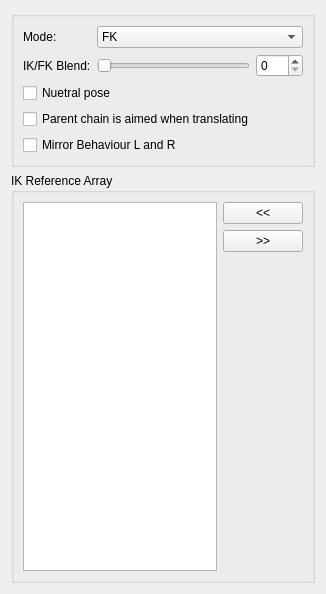
<?xml version="1.0" encoding="UTF-8"?>
<ui version="4.0">
 <class>Form</class>
 <widget class="QWidget" name="Form">
  <property name="geometry">
   <rect>
    <x>0</x>
    <y>0</y>
    <width>326</width>
    <height>594</height>
   </rect>
  </property>
  <property name="windowTitle">
   <string>Form</string>
  </property>
  <layout class="QGridLayout" name="gridLayout">
   <item row="0" column="0">
    <widget class="QGroupBox" name="main_groupBox">
     <property name="title">
      <string/>
     </property>
     <layout class="QGridLayout" name="main_gridLayout">
      <item row="0" column="0">
       <layout class="QVBoxLayout" name="verticalLayout">
        <item>
         <layout class="QFormLayout" name="ikfk_formLayout">
          <item row="0" column="0">
           <widget class="QLabel" name="mode_label">
            <property name="text">
             <string>Mode:</string>
            </property>
           </widget>
          </item>
          <item row="0" column="1">
           <widget class="QComboBox" name="mode_comboBox">
            <property name="sizePolicy">
             <sizepolicy hsizetype="Expanding" vsizetype="Fixed">
              <horstretch>0</horstretch>
              <verstretch>0</verstretch>
             </sizepolicy>
            </property>
            <item>
             <property name="text">
              <string>FK</string>
             </property>
            </item>
            <item>
             <property name="text">
              <string>IK</string>
             </property>
            </item>
            <item>
             <property name="text">
              <string>FK/IK</string>
             </property>
            </item>
           </widget>
          </item>
          <item row="1" column="0">
           <widget class="QLabel" name="ikfk_label">
            <property name="text">
             <string>IK/FK Blend:</string>
            </property>
           </widget>
          </item>
          <item row="1" column="1">
           <layout class="QHBoxLayout" name="ikfk_horizontalLayout">
            <item>
             <widget class="QSlider" name="ikfk_slider">
              <property name="minimumSize">
               <size>
                <width>0</width>
                <height>15</height>
               </size>
              </property>
              <property name="maximum">
               <number>100</number>
              </property>
              <property name="orientation">
               <enum>Qt::Horizontal</enum>
              </property>
             </widget>
            </item>
            <item>
             <widget class="QSpinBox" name="ikfk_spinBox">
              <property name="maximum">
               <number>100</number>
              </property>
             </widget>
            </item>
           </layout>
          </item>
         </layout>
        </item>
        <item>
         <widget class="QCheckBox" name="neutralPose_checkBox">
          <property name="text">
           <string>Nuetral pose</string>
          </property>
         </widget>
        </item>
        <item>
         <widget class="QCheckBox" name="aiming_checkBox">
          <property name="text">
           <string>Parent chain is aimed when translating</string>
          </property>
         </widget>
        </item>
        <item>
         <widget class="QCheckBox" name="mirrorBehaviour_checkBox">
          <property name="text">
           <string>Mirror Behaviour L and R</string>
          </property>
         </widget>
        </item>
       </layout>
      </item>
     </layout>
    </widget>
   </item>
   <item row="1" column="0">
    <widget class="QGroupBox" name="ikRefArray_groupBox">
     <property name="title">
      <string>IK Reference Array</string>
     </property>
     <layout class="QGridLayout" name="gridLayout_3">
      <item row="0" column="0">
       <layout class="QHBoxLayout" name="ikRefArray_horizontalLayout">
        <item>
         <layout class="QVBoxLayout" name="ikRefArray_verticalLayout_1">
          <item>
           <widget class="QListWidget" name="ikRefArray_listWidget">
            <property name="dragDropOverwriteMode">
             <bool>true</bool>
            </property>
            <property name="dragDropMode">
             <enum>QAbstractItemView::InternalMove</enum>
            </property>
            <property name="defaultDropAction">
             <enum>Qt::MoveAction</enum>
            </property>
            <property name="alternatingRowColors">
             <bool>true</bool>
            </property>
            <property name="selectionMode">
             <enum>QAbstractItemView::ExtendedSelection</enum>
            </property>
            <property name="selectionRectVisible">
             <bool>false</bool>
            </property>
           </widget>
          </item>
         </layout>
        </item>
        <item>
         <layout class="QVBoxLayout" name="ikRefArray_verticalLayout_2">
          <item>
           <widget class="QPushButton" name="ikRefArrayAdd_pushButton">
            <property name="text">
             <string>&lt;&lt;</string>
            </property>
           </widget>
          </item>
          <item>
           <widget class="QPushButton" name="ikRefArrayRemove_pushButton">
            <property name="text">
             <string>&gt;&gt;</string>
            </property>
           </widget>
          </item>
          <item>
           <spacer name="ikRefArray_verticalSpacer">
            <property name="orientation">
             <enum>Qt::Vertical</enum>
            </property>
            <property name="sizeHint" stdset="0">
             <size>
              <width>20</width>
              <height>40</height>
             </size>
            </property>
           </spacer>
          </item>
         </layout>
        </item>
       </layout>
      </item>
     </layout>
    </widget>
   </item>
  </layout>
 </widget>
 <resources/>
 <connections>
  <connection>
   <sender>ikfk_slider</sender>
   <signal>sliderMoved(int)</signal>
   <receiver>ikfk_spinBox</receiver>
   <slot>setValue(int)</slot>
   <hints>
    <hint type="sourcelabel">
     <x>144</x>
     <y>47</y>
    </hint>
    <hint type="destinationlabel">
     <x>220</x>
     <y>45</y>
    </hint>
   </hints>
  </connection>
  <connection>
   <sender>ikfk_spinBox</sender>
   <signal>valueChanged(int)</signal>
   <receiver>ikfk_slider</receiver>
   <slot>setValue(int)</slot>
   <hints>
    <hint type="sourcelabel">
     <x>222</x>
     <y>37</y>
    </hint>
    <hint type="destinationlabel">
     <x>182</x>
     <y>37</y>
    </hint>
   </hints>
  </connection>
 </connections>
</ui>
